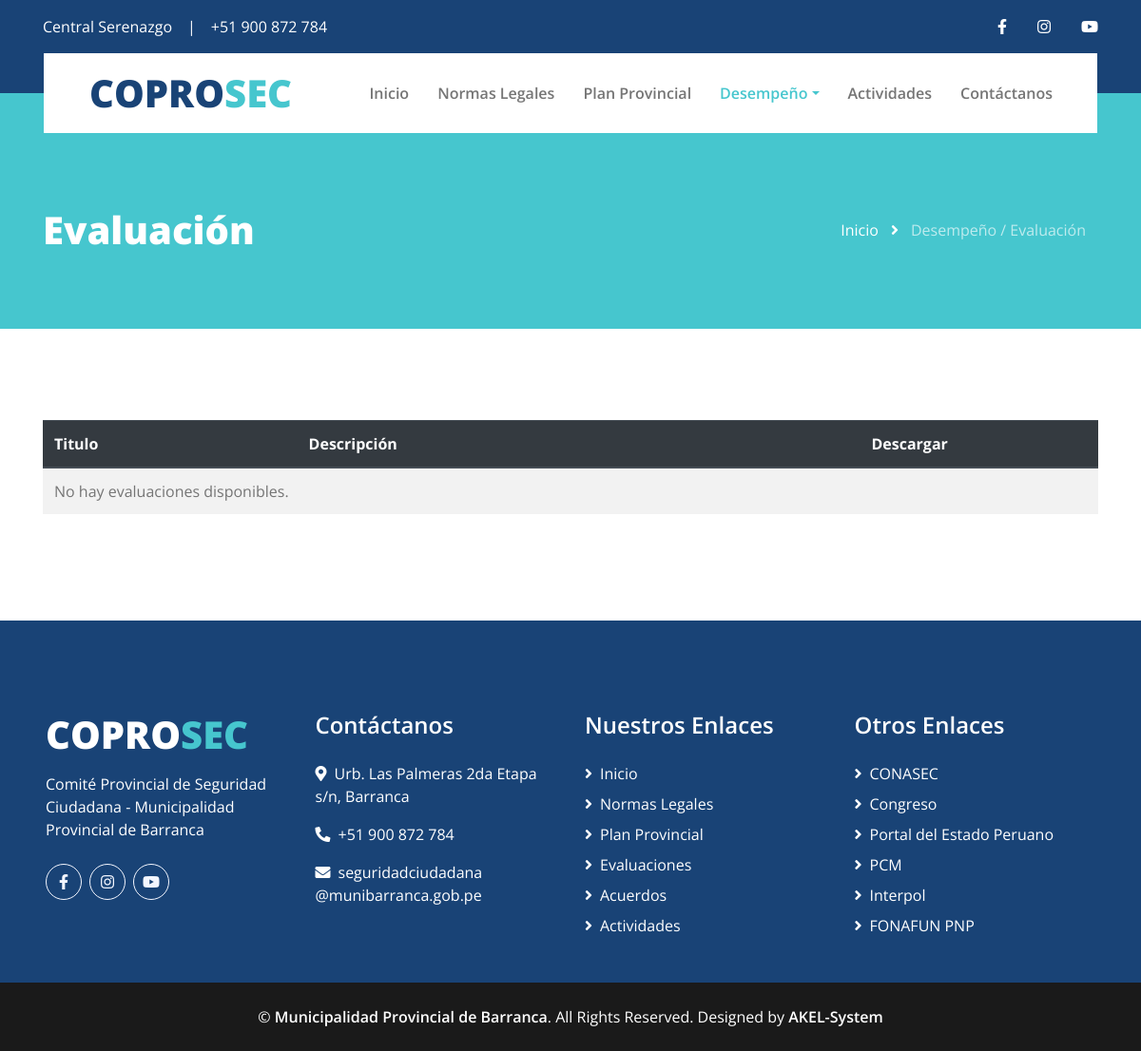
The app's page /codisec/assessments/assessments/, older data.
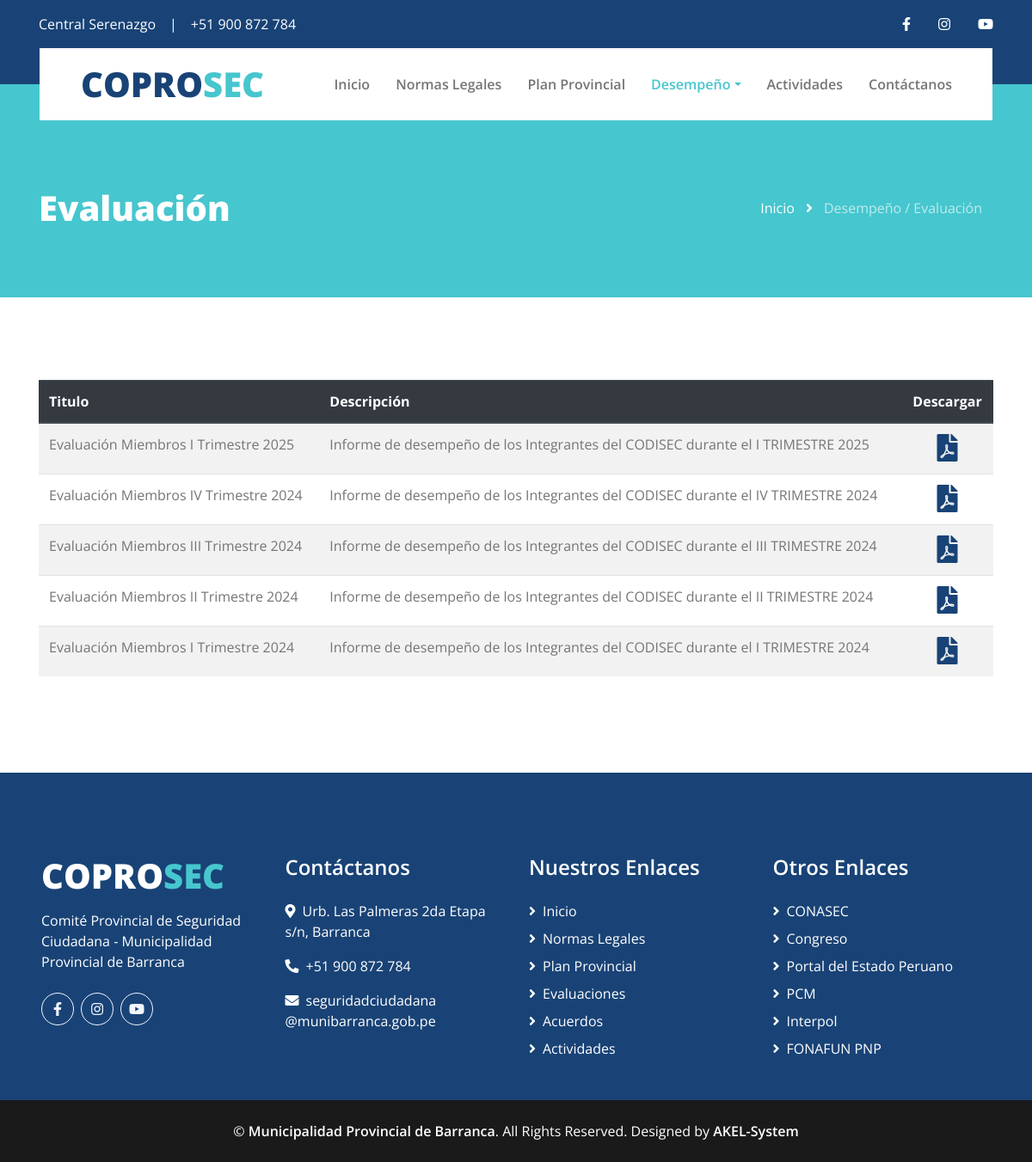
The same page, newer data.
### applications/performance/models.py (models this page shows, shortened)
class Performance(models.Model):
    TYPE_PERFORMANCE = {
        "A": "Acuerdo",
        "E": "Evaluación",
    }
    title = models.CharField('Titulo', max_length=100)
    description = models.CharField('Descripción', max_length=250)
    type_performance = models.CharField('Tipo', max_length=1, choices=TYPE_PERFORMANCE)
    file = models.FileField('Archivo', upload_to='performance/')
    estado = models.BooleanField('Estado', default=True)
    created_at = models.DateTimeField('Created At', auto_now_add=True)
    updated_at = models.DateTimeField('Updated At', auto_now=True)
    class Meta:
        verbose_name = "Desempeño"
        verbose_name_plural = "Informes de Desempeño"
        ordering = ['-created_at']

### applications/performance/views.py (the view)
# urls.py: path('assessments/', AssessmentListView.as_view(), name='assessment_list'),
class AssessmentListView(ListView):
    template_name = "performance/assessment_list.html"
    context_object_name = 'assessments'
    def get_queryset(self):
        return Performance.objects.filter(type_performance='E', estado=True).order_by('-created_at')

### applications/general/processors.py (called while the page is built)
def ctx_general(request):
    from applications.general.models import General
    general = General.objects.first()
    return {
        'general': general
    }

### applications/social/processors.py (called while the page is built)
def ctx_dict_social_links(request):
    ctx = {}
    social_links = Link.objects.all()
    for link in social_links:
        ctx[link.key] = link.url
    return ctx

### templates/performance/assessment_list.html (shortened to what this page needs)
{% extends "core/base.html" %}
{% load static %}
{% block content %}
    <div class="page-header container-fluid bg-secondary pt-2 pt-lg-5 pb-2 mb-5">
        <div class="container py-5">
            <div class="row align-items-center py-4">
                <div class="col-md-6 text-center text-md-left">
                    <h1 class="mb-4 mb-md-0 text-white">Evaluación</h1>
                </div>
                <div class="col-md-6 text-center text-md-right">
                    <div class="d-inline-flex align-items-center">
                        <a class="btn text-white" href="{% url "home" %}">Inicio</a>
                        <i class="fas fa-angle-right text-white"></i>
                        <a class="btn text-white disabled" href="">Desempeño / Evaluación</a>
                    </div>
                </div>
            </div>
        </div>
    </div>
    <div class="container py-5">
        <table class="table table-striped">
            <thead class="thead-dark">
                <tr>
                    <th scope="col">Titulo</th>
                    <th scope="col">Descripción</th>
                    <th scope="col" class="text-center align-middle">Descargar</th>
                </tr>
            </thead>
            <tbody>
                {% for assessment in assessments %}
                <tr>
                    <td>{{ assessment.title }}</td>
                    <td>{{ assessment.description }}</td>
                    <td class="text-center align-middle">
                        <a href="{{ assessment.file.url }}" title="Descargar {{ assessment.title }}" target="_blank" rel="noopener" class="pdf-download d-inline-flex align-items-center">
                            <i class="fas fa-file-pdf fa-2x text-primary" aria-hidden="true"></i>
                        </a>
                    </td>
                </tr>
                {% empty %}
                <tr>
                    <td colspan="3">No hay evaluaciones disponibles.</td>
                </tr>
                {% endfor %}
            </tbody>
        </table>
    </div>
{% endblock content %}

Row changes from the older to the newer data that the page shows:
added Performance: title "Evaluación Miembros I Trimestre 2025", description "Informe de desempeño de los Integrantes del CODISEC durante el I TRIMESTRE 2025"
added Performance: title "Evaluación Miembros IV Trimestre 2024", description "Informe de desempeño de los Integrantes del CODISEC durante el IV TRIMESTRE 2024"
added Performance: title "Evaluación Miembros III Trimestre 2024", description "Informe de desempeño de los Integrantes del CODISEC durante el III TRIMESTRE 2024"
added Performance: title "Evaluación Miembros II Trimestre 2024", description "Informe de desempeño de los Integrantes del CODISEC durante el II TRIMESTRE 2024"
added Performance: title "Evaluación Miembros I Trimestre 2024", description "Informe de desempeño de los Integrantes del CODISEC durante el I TRIMESTRE 2024"
Text that changed along with them:
text no longer shown: "No hay evaluaciones disponibles."
